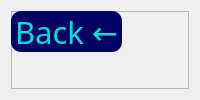
      <widget class="QWidget" name="open_files_page">
       <layout class="QGridLayout" name="gridLayout_6">
        <property name="spacing">
         <number>0</number>
        </property>
        <item row="0" column="1">
         <widget class="QFrame" name="frame_7">
          <property name="frameShape">
           <enum>QFrame::StyledPanel</enum>
          </property>
          <property name="frameShadow">
           <enum>QFrame::Raised</enum>
          </property>
          <widget class="QLabel" name="view_files_username_label">
           <property name="geometry">
            <rect>
             <x>190</x>
             <y>0</y>
             <width>771</width>
             <height>51</height>
            </rect>
           </property>
           <property name="font">
            <font>
             <family>Segoe UI Light</family>
             <pointsize>29</pointsize>
             <weight>75</weight>
             <bold>true</bold>
            </font>
           </property>
           <property name="styleSheet">
            <string notr="true">color: rgb(0, 223, 223);
border-radius: 20px;
</string>
           </property>
           <property name="text">
            <string>{username} - View Your Files</string>
           </property>
           <property name="alignment">
            <set>Qt::AlignCenter</set>
           </property>
          </widget>
          <widget class="QLineEdit" name="commands_line_edit">
           <property name="geometry">
            <rect>
             <x>70</x>
             <y>680</y>
             <width>891</width>
             <height>42</height>
            </rect>
           </property>
           <property name="font">
            <font>
             <family>Segoe UI Light</family>
             <pointsize>18</pointsize>
             <weight>75</weight>
             <bold>true</bold>
            </font>
           </property>
           <property name="styleSheet">
            <string notr="true">QLineEdit{
	background-color:rgb(0, 0, 117);
	border-radius: 10px;
	color: rgb(0, 223, 223);

}
QLineEdit: hover{
	broder: 2px rgb(105, 95, 148);
}</string>
           </property>
           <property name="placeholderText">
            <string>Commands here, availeble: run python files, apt-get install, ls -la and more!</string>
           </property>
          </widget>
          <widget class="QPushButton" name="back_button_2">
           <property name="geometry">
            <rect>
             <x>0</x>
             <y>0</y>
             <width>111</width>
             <height>41</height>
            </rect>
           </property>
           <property name="font">
            <font>
             <family>Segoe UI Light</family>
             <pointsize>23</pointsize>
             <weight>50</weight>
             <bold>false</bold>
            </font>
           </property>
           <property name="styleSheet">
            <string notr="true">QPushButton{
	background-color:rgb(0, 0, 98);
	color: rgb(0, 223, 223);
	border-radius: 10px;
}
QPushButton:hover{
	border: 2px solid rgb(0, 0, 217);
}</string>
           </property>
           <property name="text">
            <string>Back ←</string>
           </property>
          </widget>
          <widget class="QStackedWidget" name="files_listing_stacked_obj">
           <property name="geometry">
            <rect>
             <x>60</x>
             <y>80</y>
             <width>1071</width>
             <height>591</height>
            </rect>
           </property>
           <property name="currentIndex">
            <number>0</number>
           </property>
           <widget class="QWidget" name="page">
            <layout class="QGridLayout" name="gridLayout_7">
             <item row="0" column="1">
              <widget class="QFrame" name="frame_9">
               <property name="font">
                <font>
                 <family>Segoe UI Light</family>
                 <pointsize>17</pointsize>
                </font>
               </property>
               <property name="styleSheet">
                <string notr="true">background-color: rgb(0, 0, 61);
border-radius: 40px;</string>
               </property>
               <property name="frameShape">
                <enum>QFrame::StyledPanel</enum>
               </property>
               <property name="frameShadow">
                <enum>QFrame::Raised</enum>
               </property>
               <widget class="QLabel" name="page_index_in_pages">
                <property name="geometry">
                 <rect>
                  <x>350</x>
                  <y>530</y>
                  <width>141</width>
                  <height>31</height>
                 </rect>
                </property>
                <property name="font">
                 <font>
                  <family>Segoe UI Light</family>
                  <pointsize>16</pointsize>
                 </font>
                </property>
                <property name="styleSheet">
                 <string notr="true">color: rgb(0, 223, 223);</string>
                </property>
                <property name="text">
                 <string>Page 1 out of 1</string>
                </property>
               </widget>
               <widget class="QPushButton" name="next_page_button">
                <property name="geometry">
                 <rect>
                  <x>490</x>
                  <y>530</y>
                  <width>121</width>
                  <height>31</height>
                 </rect>
                </property>
                <property name="font">
                 <font>
                  <family>Segoe UI Light</family>
                  <pointsize>18</pointsize>
                 </font>
                </property>
                <property name="styleSheet">
                 <string notr="true">QPushButton{
	background-color:rgb(0, 0, 117);
	color: rgb(0, 223, 223);
	border-radius: 5px;
}
QPushButton:hover{
	border: 3px solid rgb(0, 0, 217);
}</string>
                </property>
                <property name="text">
                 <string>Next Page</string>
                </property>
               </widget>
               <widget class="QLabel" name="no_files_yet_label">
                <property name="geometry">
                 <rect>
                  <x>330</x>
                  <y>240</y>
                  <width>431</width>
                  <height>81</height>
                 </rect>
                </property>
                <property name="font">
                 <font>
                  <family>Segoe UI Light</family>
                  <pointsize>20</pointsize>
                 </font>
                </property>
                <property name="styleSheet">
                 <string notr="true">color: rgb(0, 223, 223);</string>
                </property>
                <property name="text">
                 <string>You currently have no files saved!</string>
                </property>
               </widget>
               <widget class="QPushButton" name="reload_button">
                <property name="geometry">
                 <rect>
                  <x>620</x>
                  <y>530</y>
                  <width>131</width>
                  <height>31</height>
                 </rect>
                </property>
                <property name="font">
                 <font>
                  <family>Segoe UI Light</family>
                  <pointsize>18</pointsize>
                 </font>
                </property>
                <property name="styleSheet">
                 <string notr="true">QPushButton{
	background-color:rgb(0, 0, 117);
	color: rgb(0, 223, 223);
	border-radius: 5px;
}
QPushButton:hover{
	border: 3px solid rgb(0, 0, 217);
}</string>
                </property>
                <property name="text">
                 <string>Reload ↻</string>
                </property>
               </widget>
              </widget>
             </item>
            </layout>
           </widget>
           <widget class="QWidget" name="page_2"/>
          </widget>
          <widget class="QPushButton" name="apply_button">
           <property name="geometry">
            <rect>
             <x>970</x>
             <y>680</y>
             <width>151</width>
             <height>41</height>
            </rect>
           </property>
           <property name="font">
            <font>
             <family>Segoe UI Light</family>
             <pointsize>20</pointsize>
             <weight>50</weight>
             <bold>false</bold>
            </font>
           </property>
           <property name="styleSheet">
            <string notr="true">QPushButton{
	background-color:rgb(0, 0, 98);
	color: rgb(0, 223, 223);
	border-radius: 10px;
}
QPushButton:hover{
	border: 2px solid rgb(0, 0, 217);
}</string>
           </property>
           <property name="text">
            <string>Apply</string>
           </property>
          </widget>
         </widget>
        </item>
       </layout>
      </widget>
